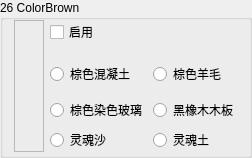
                 <widget class="QGroupBox" name="Base26">
                  <property name="sizePolicy">
                   <sizepolicy hsizetype="Expanding" vsizetype="Minimum">
                    <horstretch>0</horstretch>
                    <verstretch>0</verstretch>
                   </sizepolicy>
                  </property>
                  <property name="minimumSize">
                   <size>
                    <width>130</width>
                    <height>0</height>
                   </size>
                  </property>
                  <property name="maximumSize">
                   <size>
                    <width>16777215</width>
                    <height>16777215</height>
                   </size>
                  </property>
                  <property name="autoFillBackground">
                   <bool>true</bool>
                  </property>
                  <property name="title">
                   <string>26 ColorBrown</string>
                  </property>
                  <property name="flat">
                   <bool>false</bool>
                  </property>
                  <layout class="QGridLayout" name="gridLayout_51">
                   <property name="topMargin">
                    <number>0</number>
                   </property>
                   <property name="bottomMargin">
                    <number>3</number>
                   </property>
                   <item row="0" column="1">
                    <widget class="QCheckBox" name="Enable26">
                     <property name="sizePolicy">
                      <sizepolicy hsizetype="Expanding" vsizetype="Fixed">
                       <horstretch>0</horstretch>
                       <verstretch>0</verstretch>
                      </sizepolicy>
                     </property>
                     <property name="text">
                      <string>启用</string>
                     </property>
                    </widget>
                   </item>
                   <item row="0" column="2">
                    <spacer name="horizontalSpacer_40">
                     <property name="orientation">
                      <enum>Qt::Horizontal</enum>
                     </property>
                     <property name="sizeHint" stdset="0">
                      <size>
                       <width>40</width>
                       <height>20</height>
                      </size>
                     </property>
                    </spacer>
                   </item>
                   <item row="3" column="1">
                    <widget class="QRadioButton" name="is26Concrete">
                     <property name="text">
                      <string>棕色混凝土</string>
                     </property>
                     <property name="icon">
                      <iconset resource="BlockTextures.qrc">
                       <normaloff>:/new/Textures/Slope/block/brown_concrete.png</normaloff>:/new/Textures/Slope/block/brown_concrete.png</iconset>
                     </property>
                    </widget>
                   </item>
                   <item row="3" column="2">
                    <widget class="QRadioButton" name="is26Wool">
                     <property name="text">
                      <string>棕色羊毛</string>
                     </property>
                     <property name="icon">
                      <iconset resource="BlockTextures.qrc">
                       <normaloff>:/new/Textures/Slope/block/brown_wool.png</normaloff>:/new/Textures/Slope/block/brown_wool.png</iconset>
                     </property>
                    </widget>
                   </item>
                   <item row="5" column="1">
                    <widget class="QRadioButton" name="is26StainedGlass">
                     <property name="text">
                      <string>棕色染色玻璃</string>
                     </property>
                     <property name="icon">
                      <iconset resource="BlockTextures.qrc">
                       <normaloff>:/new/Textures/Slope/block/brown_stained_glass.png</normaloff>:/new/Textures/Slope/block/brown_stained_glass.png</iconset>
                     </property>
                    </widget>
                   </item>
                   <item row="5" column="2">
                    <widget class="QRadioButton" name="is26DarkOakPlanks">
                     <property name="text">
                      <string>黑橡木木板</string>
                     </property>
                     <property name="icon">
                      <iconset resource="BlockTextures.qrc">
                       <normaloff>:/new/Textures/Slope/block/dark_oak_planks.png</normaloff>:/new/Textures/Slope/block/dark_oak_planks.png</iconset>
                     </property>
                    </widget>
                   </item>
                   <item row="6" column="1">
                    <widget class="QRadioButton" name="is26SoulSand">
                     <property name="text">
                      <string>灵魂沙</string>
                     </property>
                     <property name="icon">
                      <iconset resource="BlockTextures.qrc">
                       <normaloff>:/new/Textures/Slope/block/soul_sand.png</normaloff>:/new/Textures/Slope/block/soul_sand.png</iconset>
                     </property>
                    </widget>
                   </item>
                   <item row="0" column="0" rowspan="7">
                    <widget class="QLabel" name="Color26">
                     <property name="minimumSize">
                      <size>
                       <width>30</width>
                       <height>0</height>
                      </size>
                     </property>
                     <property name="font">
                      <font>
                       <family>微软雅黑</family>
                       <pointsize>9</pointsize>
                      </font>
                     </property>
                     <property name="frameShape">
                      <enum>QFrame::StyledPanel</enum>
                     </property>
                     <property name="text">
                      <string/>
                     </property>
                    </widget>
                   </item>
                   <item row="6" column="2">
                    <widget class="QRadioButton" name="is26SoulSoil">
                     <property name="text">
                      <string>灵魂土</string>
                     </property>
                     <property name="icon">
                      <iconset resource="BlockTextures.qrc">
                       <normaloff>:/new/Textures/Slope/block/soul_soil.png</normaloff>:/new/Textures/Slope/block/soul_soil.png</iconset>
                     </property>
                    </widget>
                   </item>
                  </layout>
                 </widget>
